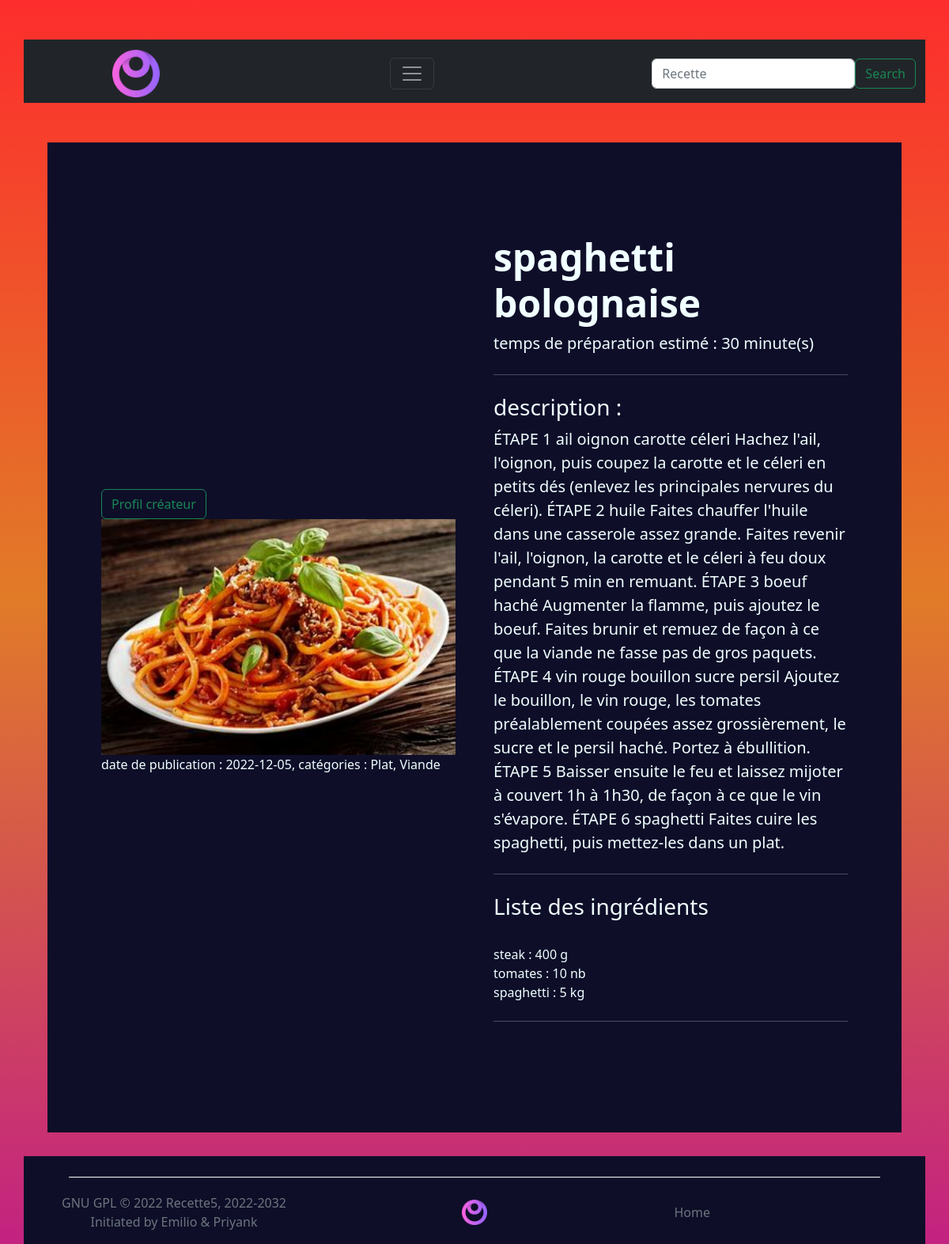
Page /index.php?module=recette&action=afficherMaRecette&idRecette=162 on the committed database.
### tables this page shows
CREATE TABLE `photo` (
  `idPhoto` bigint(20) UNSIGNED NOT NULL,
  `photo` varchar(50) DEFAULT NULL,
  `idRecette` bigint(20) UNSIGNED DEFAULT NULL
);

CREATE TABLE `Recette` (
  `idRecette` bigint(20) UNSIGNED NOT NULL,
  `titre` varchar(50) DEFAULT NULL,
  `tpsPreparration` int(11) DEFAULT NULL,
  `datePublication` date DEFAULT NULL,
  `description` varchar(1000) DEFAULT NULL,
  `noteAnnexe` varchar(50) DEFAULT NULL,
  `vegan` tinyint(1) DEFAULT NULL,
  `idUtilisateur` bigint(20) UNSIGNED DEFAULT NULL
);

CREATE TABLE `sousCategorie` (
  `idSousCategorie` bigint(20) UNSIGNED NOT NULL,
  `nomSousCategorie` varchar(50) NOT NULL,
  `idCategorie` bigint(20) UNSIGNED NOT NULL
);

CREATE TABLE `Categorie` (
  `idCategorie` bigint(20) UNSIGNED NOT NULL,
  `nom` varchar(50) DEFAULT NULL
);

CREATE TABLE `Utiliser` (
  `idRecette` bigint(20) UNSIGNED NOT NULL,
  `idIngredient` bigint(20) UNSIGNED NOT NULL,
  `Quantite` double DEFAULT NULL,
  `unite` varchar(50) DEFAULT NULL
);

CREATE TABLE `Ingredient` (
  `idIngredient` bigint(20) UNSIGNED NOT NULL,
  `nomIngredient` varchar(50) DEFAULT NULL
);

### module/mod_recette/mod_recette.php (called while the page is built, shortened)
<?php
    class ModRecette{
        public   function __construct() {
            $this->con=new ContRecette;
            $this->con->exec();
        }
    }
?>

### index.php (called while the page is built, shortened)
<?php
require_once('module/mod_recette/mod_recette.php');
$module = isset($_GET['module']) ? $_GET['module'] : 'rien' ;
switch ($module) {
      case "recette":
        new ModRecette();
      break;
}
include_once('template.php');
?>

### module/mod_recette/modele_recette.php (called while the page is built, shortened)
<?php
    class ModeleRecette extends Connexion{
         public function afficherPhoto($recette){
            $bdd=parent::$bdd;
            $sth = $bdd->prepare("SELECT photo FROM photo where idRecette=? ");
            $sth->execute(array($recette));
            $row = $sth->fetch();
            return $row;
         }
       public function  afficherMaRecette($idRecette){
        $bdd=parent::$bdd;
        $sthh = $bdd->prepare('SELECT * from Recette NATURAL join photo where idRecette=?') ;
            $sthh->execute(array($idRecette));
            $rows= $sthh->fetch();
            return $rows;
       }
       public function  afficherIngredientDeMaRecette($idRecette){
        $bdd=parent::$bdd;
        $sth=$bdd->prepare("SELECT idIngredient,nomIngredient,unite,Quantite FROM Utiliser NATURAL JOIN Ingredient WHERE idRecette=? ORDER BY idIngredient");
        $sth->execute(array($idRecette));
        $rows= $sth->fetchAll();
        return $rows;
       }
      public function afficherCategories($cat){
         $bdd = parent::$bdd;
         $sth = $bdd->prepare("SELECT idSousCategorie from Appartenir where idRecette=?");
         $sth->execute(array($cat));
         $row = $sth->fetch();
         if(isset($row['idSousCategorie'])){
            $sth2 = $bdd->prepare("SELECT nom , nomSousCategorie from Appartenir NATURAL JOIN Categorie NATURAL JOIN sousCategorie where idRecette=?");
            $sth2->execute(array($cat));
            $row2 = $sth2->fetch();
            return $row2;
         }else{
            $sth3 = $bdd->prepare("SELECT nom  from Appartenir NATURAL JOIN Categorie  where idRecette=?");
            $sth3->execute(array($cat));
            $row3 = $sth3->fetch();
            return $row3;
         }
      }
   }
?>

### module/mod_recette/vue_recette.php (the view, shortened to what this page needs)
<?php
class VueRecette extends VueGenerique
{
    public function afficherMaRecette($recette, $photo, $Ingredient, $commentaires, $categorie)
    {
        echo '
         <section class="py-5">
         <div class="container px-4 px-lg-5 my-5">
         <div class="row gx-4 gx-lg-5 align-items-center">
             <div class="col-md-6">';
        if (isset($_SESSION['id']) && $_SESSION['id'] == $recette['idUtilisateur']) echo '<a href="index.php?module=recette&action=AffichermodifierMaRecette&idRecette=' . htmlspecialchars($recette['idRecette']) . '"><button type="button" id="suppIngredient" class="btn btn-outline-primary" />Modifier</button></a>
                     <button type="button" class="btn btn-outline-danger" data-bs-toggle="modal" data-bs-target="#supprimer">Supprimer</button>
                    <div class="modal fade" id="supprimer" tabindex="-1" aria-labelledby="supprimer" aria-hidden="true">
                    <div class="modal-dialog modal-sm">
                        <div class="modal-content">
                        <div class="modal-header">
                            <h1 class="modal-title fs-5" id="supprimer" id="black">Voulez-vous vraiment supprimer cette recette ?</h1>
                            <button type="button" class="btn-close" data-bs-dismiss="modal" aria-label="Close"></button>
                        </div>
                        <div class="modal-body" id="supprimerRecette" >
                        </div>
                        </div>
                    </div>
                    </div>';
        else echo '<a href="index.php?module=profil&action=afficherProfilUtilisateur&idUtilisateur=' . $recette['idUtilisateur'] . '" ><button type="button" id="suppIngredient" class="btn btn-outline-success" />Profil créateur</button></a>';
        if ($photo['photo'] == NULL) echo '<img class="card-img-top mb-5 mb-md-0" src="image/image_recette/plat.png" alt="photo de la recette">';
        else echo '<img class="card-img-top mb-5 mb-md-0" src="image/image_recette/' . $photo['photo'] . '" alt="photo de la recette">';
        echo '<p>date de publication : ' . $recette['datePublication'] . ', catégories : ';
        if (isset($categorie['nom'])) echo $categorie['nom'];
        if (isset($categorie['nomSousCategorie'])) echo ', ' . $categorie['nomSousCategorie'];
        echo '</p></div>
             <div class="col-md-6">
                 <h1 class="display-5 fw-bolder">' . htmlspecialchars($recette['titre']) . '</h1>
                 <p class="lead">temps de préparation estimé : ';
        echo (htmlspecialchars($recette['tpsPreparration']) % 60) . ' minute(s)</p>
                 <hr class="my-4">
                 <div class="fs-5 mb-2">';
        echo '</div>
                 <h3>description : </h3>
                 <p class="lead" id="descriptionAffichage">' . htmlspecialchars($recette['description']) . '</p>';
        echo '<hr class="my-4"><h3>Liste des ingrédients</h3>';
        foreach ($Ingredient as $value)
        {
            echo '<br> ' . htmlspecialchars($value['nomIngredient']) . ' : ' . htmlspecialchars($value['Quantite']) . ' ' . htmlspecialchars($value['unite']) . '';
        }
        echo '
                  <hr class="my-4">
                 <div class="d-flex">';
        echo '<div id="nbLike"></div>
                 </div>
             </div>
         </div>
     </div>
     </section>
      ';
    }
}
?>

### rows in the picture
photo: photo (picture), idRecette.datePublication "2022-12-05", idRecette.titre "spaghetti bolognaise", htmlspecialchars($recette['tpsPreparration'])%60 "30", idRecette.description "ÉTAPE 1 ail oignon carotte céleri Hachez l'ail, l'oignon, puis coupez la carotte et le céleri en petits dés (enlevez les principales nervures du céleri). ÉTAPE 2 huile Faites chauffer l'huile dans une casserole assez grande. Faites revenir l'ail, l'oignon, la carotte et le céleri à feu doux pendant 5 min en remuant. ÉTAPE 3 boeuf haché Augmenter la flamme, puis ajoutez le boeuf. Faites brunir et remuez de façon à ce que la viande ne fasse pas de gros paquets. ÉTAPE 4 vin rouge bouillon sucre persil Ajoutez le bouillon, le vin rouge, les tomates préalablement coupées assez grossièrement, le sucre et le persil haché. Portez à ébullition. ÉTAPE 5 Baisser ensuite le feu et laissez mijoter à…"
souscategorie: idCategorie.nom "Plat", nomSousCategorie "Viande"
utiliser: idIngredient.nomIngredient "steak", Quantite "400", unite "g"
utiliser: idIngredient.nomIngredient "tomates", Quantite "10", unite "nb"
utiliser: idIngredient.nomIngredient "spaghetti", Quantite "5", unite "kg"
